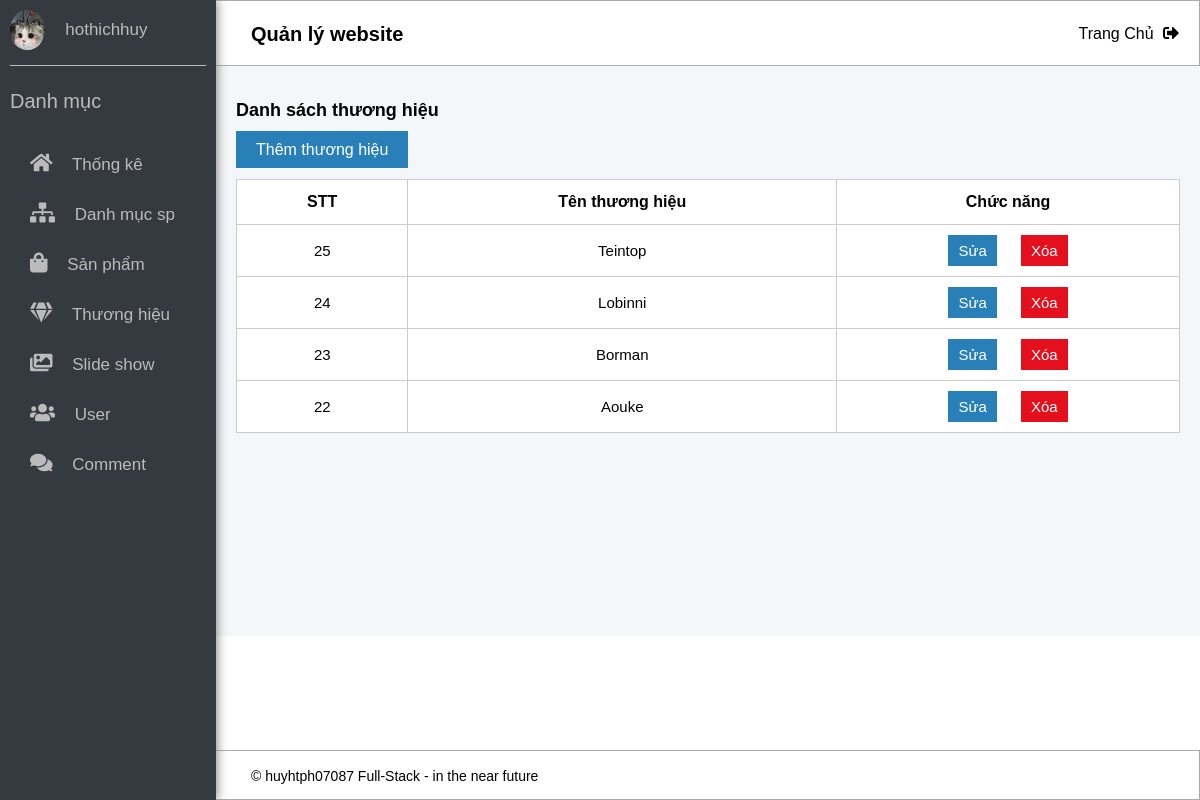
The app's page /admin/frames_func.php?page_layout=brand (signed in) with its own data.
### tables this page shows
CREATE TABLE `thuong_hieu` (
  `id_th` int(11) NOT NULL,
  `ten_th` varchar(30) NOT NULL
);

### libs/libs.php (called while the page is built, shortened)
<?php
function pdo_connect()
{
    $host = 'localhost';
    $user = 'root';
    $pass = '';
    $dbName = 'shoppings';
    try {
        $conn = new PDO("mysql:host=$host;dbname=$dbName", $user, $pass);
        $conn->setAttribute(PDO::ATTR_ERRMODE, PDO::ERRMODE_EXCEPTION);
    } catch (PDOException $e) {
        die('Kết nối thất bại' . $e->getMessage());
    }
    return $conn;
}
function select_page($sql)
{
    $conn = pdo_connect();
    $stmt = $conn->prepare($sql);
    $stmt->execute();
    return $listRecord = $stmt->fetchAll();
}
?>

### admin/table_brand.php (the view, shortened to what this page needs)
<?php
    require_once '../libs/libs.php';
    $sql = 'SELECT * FROM thuong_hieu ORDER BY id_th DESC';
    $listBrand = select_page($sql);
?>
            <div class="wrapper__content">
                <div class="content_header">
                    <h1 class="content__header-name">Quản lý website</h1>
                    <a href="/PHP1/assignment/index.php" class="content__link-logout">
                            Trang Chủ
                            <i class="fas fa-sign-out-alt"></i>
                        </a>
                </div>
                <div class="content__box">
                    <div class="content__box-product ">
                        <h3 class="content__box-header">Danh sách thương hiệu</h3>
                        <a href="brand/add_brand.php" class="content__box-add">Thêm thương hiệu</a>
                        <table class="content__box-product-table">
                            <tr>
                                <th>STT</th>
                                <th>Tên thương hiệu</th>
                                <th>Chức năng</th>
                            </tr>
                            <?php
                                foreach($listBrand as $brand){
                                    $delete = 'brand/delete_brand.php?id=' . $brand['id_th'] ;
                                    $edit = 'brand/edit_brand.php?id=' . $brand['id_th'];
                                    ?>
                                        <tr>
                                            <td width="100px"><?php echo $brand['id_th'] ?></td>
                                            <td class="td-name" width><?php echo $brand['ten_th'] ?></td>
                                            <td class="td-function" width="200px">
                                                <a href="<?php echo $edit ?>" class="link-function btn-repair" style="margin-right: 20px;">Sửa</a>
                                                <a onclick="return del('<?php echo $brand['ten_th']; ?>')" href="<?php echo $delete ?>" class="link-function btn-delete" name="btnDelete">Xóa</a>
                                            </td>
                                        </tr>
                                    <?php
                                }
                            ?>
                        </table>
                    </div>
                </div>
                <div class="content__footer">
                    <span class="content__footer-txt">&copy; huyhtph07087 Full-Stack - in the near future</span>
                </div>
           </div>
        </div>
    </div>
</body>
</html>

### css/base.css (style rules this page uses)
:root { --main-color: #E5101D; --while-color: #fff; --black-color: #000; --out-color: #BC000B; --login-color: #EFC2C4; --orange-color: #F7941D; --bgr-color: #F5F5F5; --detail-color: #eee; --ddd-color: #ddd; --bbb-color: #bbb; --footer-color: #232F3E; }
* { padding: 0; margin: 0; box-sizing: inherit; }
html { font-size: 62.5%; font-family: arial, sans-serif; box-sizing: border-box; }

### css/setting.css (style rules this page uses)
.wrapper__content { width: 82%; }
.wrapper__content { width: 100%; height: auto; background-color: #F4F6F9; padding-left: 18%; }
.content_header { position: fixed; top: 0; left: 0; right: 0; margin-left: 21rem; display: flex; background-color: var(--while-color); height: 6.6rem; border: 0.01rem solid #aaa; padding: 0 2rem 0 4rem; line-height: 6.6rem; justify-content: space-between; }
.content__link-logout { text-decoration: none; color: var(--black-color); font-size: 1.6rem; }
.content__link-logout > i { margin-left: 0.5rem; }
.content__box { width: 100%; height: 100%; padding: 3rem 2rem 0 2rem; background-color: #F4F6F9; }
.content__box-product { padding: 7rem 0 20.3rem 0; height: 100%; }
.content__box-header { font-size: 1.8rem; margin-bottom: 2rem; }
.content__box-add { text-decoration: none; outline: none; border: none; padding: 1rem 2rem; background-color: #2980b9; color: var(--while-color); font-size: 1.6rem; }
.content__box-product-table { width: 100%; background-color: var(--while-color); margin-top: 2rem; }
.content__box-product-table, th, td { border: 1px solid #ccc; border-collapse: collapse; text-align: center; }
.content__box-product-table tr { padding: 0.3rem 0; height: 4rem; }
.content__box-product-table th { height: 4.5rem; font-size: 1.6rem; font-weight: 550; }
.content__box-product-table td { font-size: 1.5rem; }
.td-name { width: 25rem; }
.td-function a { display: inline-block; margin: 1rem 0; text-decoration: none; }
.link-function { outline: none; border: none; padding: 0.7rem 1rem; background-color: #2980b9; color: var(--while-color); cursor: pointer; }
.btn-delete { background-color: var(--main-color); }
.content__footer { position: fixed; bottom:0; right:0; left: 0; height: 5rem; line-height: 5rem; border: 0.02rem solid #aaa; background-color: var(--while-color); margin-left: 21rem; }
.content__footer-txt { font-size: 1.4rem; padding-left: 4rem; }

### records on screen
thuong_hieu: id_th "25", ten_th "Teintop"
thuong_hieu: id_th "24", ten_th "Lobinni"
thuong_hieu: id_th "23", ten_th "Borman"
thuong_hieu: id_th "22", ten_th "Aouke"

### other values on screen
$_SESSION['user']['name'] "hothichhuy"
